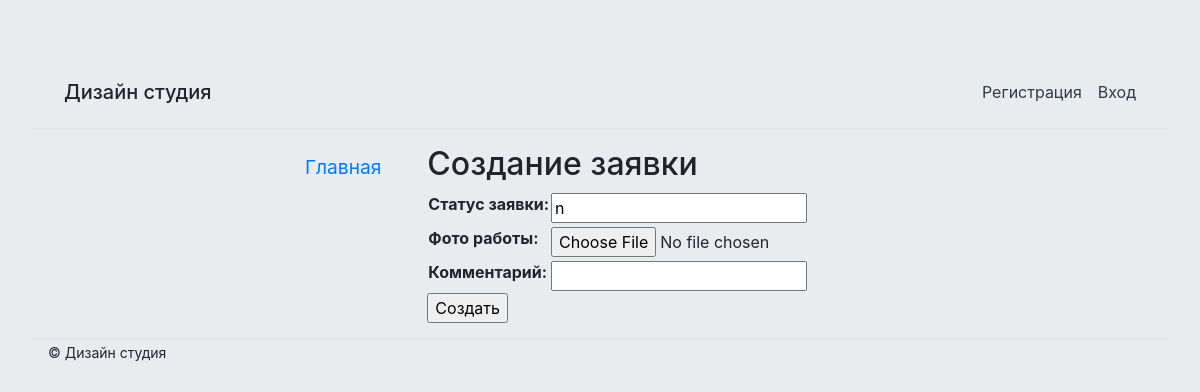
The app's page /studio/myorders/44/update/, older data.
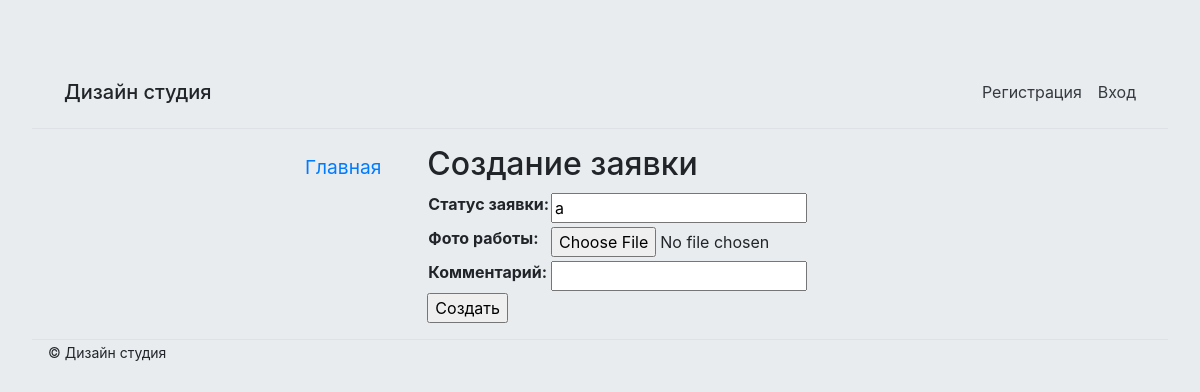
The same page, newer data.
### studio/models.py (models this page shows, shortened)
class Order(models.Model):
    day_add = models.DateField(null=True, blank=True)
    name = models.CharField(max_length=200, verbose_name='Имя', blank=False)
    summary = models.TextField(max_length=1000, help_text="Описание", blank=False)
    category = models.ForeignKey('category', help_text="Выбор категории", on_delete=models.CASCADE, blank=False)
    photo_file = models.ImageField(max_length=200, upload_to=get_name_file, blank=False, null=True,
                                   validators=[FileExtensionValidator(allowed_extensions=['png', 'jpg', 'jpeg'])])
    customer_order = models.ForeignKey('user', on_delete=models.SET_NULL, null=True, blank=True)
    comment = models.TextField(max_length=1000, help_text="Комментарий", blank=True)
    img = models.ImageField(max_length=200, upload_to=get_name_file, blank=True, null=True,
                                   validators=[FileExtensionValidator(allowed_extensions=['png', 'jpg', 'jpeg'])])
    LOAN_STATUS = (
        ('n', 'Новая'),
        ('a', 'Принято в работу'),
        ('c', 'Выполнено'),
    )
    status = models.CharField(max_length=1, choices=LOAN_STATUS, blank=True, default='n')
    class Meta:
        ordering = ["status"]
        permissions = (("can_mark_returned", "Установите статус заказа"),)

### studio/views.py (the view)
# urls.py: path('myorders/<int:pk>/update/', views.OrderUpdate.as_view(), name='order-update'),
class OrderUpdate(UpdateView):
    model = Order
    form_class = UpdateOrderForm
    permission_required = 'studio.can_mark_returned'

### studio/forms.py (shortened to what this page needs)
class UpdateOrderForm(forms.ModelForm):
    status = forms.CharField(label='Статус заявки')
    img = forms.ImageField(label='Фото работы', required=False)
    comment = forms.CharField(label='Комментарий', required=False)
    class Meta:
        model = Order
        fields = ('status', 'img', 'comment')

### studio/templates/studio/order_form.html (shortened to what this page needs)
{% extends "base.html" %}
{% block content %}
<h2>Создание заявки</h2>
<form action="" method="post" enctype="multipart/form-data">
    <table>
    {{ form.as_table }}
    </table>
    <input type="submit" value="Создать" />
</form>
{% endblock %}

Row changes from the older to the newer data that the page shows:
changed Order: status "n" → "a"
